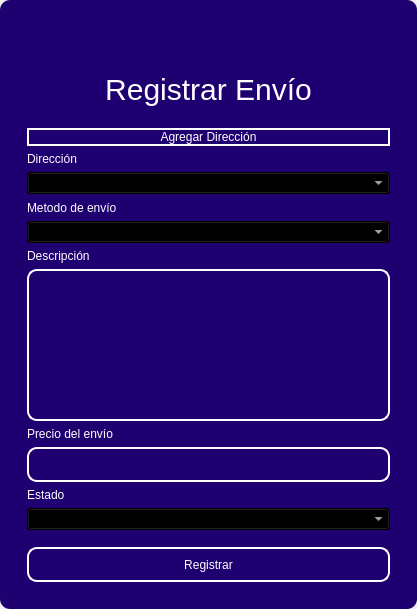
<?xml version="1.0" encoding="UTF-8"?>
<ui version="4.0">
 <class>MainWindow</class>
 <widget class="QMainWindow" name="MainWindow">
  <property name="geometry">
   <rect>
    <x>0</x>
    <y>0</y>
    <width>417</width>
    <height>609</height>
   </rect>
  </property>
  <property name="windowTitle">
   <string>MainWindow</string>
  </property>
  <property name="styleSheet">
   <string notr="true"/>
  </property>
  <widget class="QWidget" name="centralwidget">
   <property name="styleSheet">
    <string notr="true"/>
   </property>
   <layout class="QVBoxLayout" name="verticalLayout">
    <property name="spacing">
     <number>0</number>
    </property>
    <property name="leftMargin">
     <number>0</number>
    </property>
    <property name="topMargin">
     <number>0</number>
    </property>
    <property name="rightMargin">
     <number>0</number>
    </property>
    <property name="bottomMargin">
     <number>0</number>
    </property>
    <item>
     <widget class="QFrame" name="frame">
      <property name="enabled">
       <bool>true</bool>
      </property>
      <property name="styleSheet">
       <string notr="true">QFrame {
	border-radius:10px;
	background-color:#1E0070;
 }
</string>
      </property>
      <property name="frameShape">
       <enum>QFrame::StyledPanel</enum>
      </property>
      <property name="frameShadow">
       <enum>QFrame::Raised</enum>
      </property>
      <layout class="QVBoxLayout" name="verticalLayout_2">
       <item>
        <widget class="QFrame" name="frame_superior">
         <property name="minimumSize">
          <size>
           <width>0</width>
           <height>40</height>
          </size>
         </property>
         <property name="maximumSize">
          <size>
           <width>16777215</width>
           <height>40</height>
          </size>
         </property>
         <property name="styleSheet">
          <string notr="true">QPushButton{
border-radius:18px;
}

QPushButton:hover{
	background-color: rgb(0, 0, 0);
}
</string>
         </property>
         <property name="frameShape">
          <enum>QFrame::StyledPanel</enum>
         </property>
         <property name="frameShadow">
          <enum>QFrame::Raised</enum>
         </property>
         <layout class="QHBoxLayout" name="horizontalLayout_3">
          <property name="spacing">
           <number>4</number>
          </property>
          <property name="leftMargin">
           <number>0</number>
          </property>
          <property name="topMargin">
           <number>0</number>
          </property>
          <property name="rightMargin">
           <number>0</number>
          </property>
          <property name="bottomMargin">
           <number>0</number>
          </property>
          <item>
           <widget class="QPushButton" name="btn_icon">
            <property name="text">
             <string/>
            </property>
            <property name="iconSize">
             <size>
              <width>40</width>
              <height>40</height>
             </size>
            </property>
           </widget>
          </item>
          <item>
           <spacer name="horizontalSpacer_2">
            <property name="orientation">
             <enum>Qt::Horizontal</enum>
            </property>
            <property name="sizeHint" stdset="0">
             <size>
              <width>443</width>
              <height>20</height>
             </size>
            </property>
           </spacer>
          </item>
          <item>
           <widget class="QPushButton" name="bt_minimizar">
            <property name="minimumSize">
             <size>
              <width>38</width>
              <height>38</height>
             </size>
            </property>
            <property name="maximumSize">
             <size>
              <width>38</width>
              <height>38</height>
             </size>
            </property>
            <property name="cursor">
             <cursorShape>PointingHandCursor</cursorShape>
            </property>
            <property name="text">
             <string/>
            </property>
            <property name="icon">
             <iconset>
              <normaloff>image/minus.svg</normaloff>image/minus.svg</iconset>
            </property>
            <property name="iconSize">
             <size>
              <width>38</width>
              <height>38</height>
             </size>
            </property>
           </widget>
          </item>
          <item>
           <widget class="QPushButton" name="bt_maximizar">
            <property name="minimumSize">
             <size>
              <width>38</width>
              <height>38</height>
             </size>
            </property>
            <property name="maximumSize">
             <size>
              <width>38</width>
              <height>38</height>
             </size>
            </property>
            <property name="cursor">
             <cursorShape>PointingHandCursor</cursorShape>
            </property>
            <property name="text">
             <string/>
            </property>
            <property name="icon">
             <iconset>
              <normaloff>image/chevron-up.svg</normaloff>image/chevron-up.svg</iconset>
            </property>
            <property name="iconSize">
             <size>
              <width>38</width>
              <height>38</height>
             </size>
            </property>
           </widget>
          </item>
          <item>
           <widget class="QPushButton" name="bt_restaurar">
            <property name="minimumSize">
             <size>
              <width>38</width>
              <height>38</height>
             </size>
            </property>
            <property name="maximumSize">
             <size>
              <width>38</width>
              <height>38</height>
             </size>
            </property>
            <property name="cursor">
             <cursorShape>PointingHandCursor</cursorShape>
            </property>
            <property name="text">
             <string/>
            </property>
            <property name="icon">
             <iconset>
              <normaloff>image/chevron-down.svg</normaloff>image/chevron-down.svg</iconset>
            </property>
            <property name="iconSize">
             <size>
              <width>38</width>
              <height>38</height>
             </size>
            </property>
           </widget>
          </item>
          <item>
           <widget class="QPushButton" name="bt_cerrar">
            <property name="minimumSize">
             <size>
              <width>38</width>
              <height>38</height>
             </size>
            </property>
            <property name="maximumSize">
             <size>
              <width>38</width>
              <height>38</height>
             </size>
            </property>
            <property name="cursor">
             <cursorShape>PointingHandCursor</cursorShape>
            </property>
            <property name="text">
             <string/>
            </property>
            <property name="icon">
             <iconset>
              <normaloff>image/x.svg</normaloff>image/x.svg</iconset>
            </property>
            <property name="iconSize">
             <size>
              <width>38</width>
              <height>38</height>
             </size>
            </property>
           </widget>
          </item>
         </layout>
        </widget>
       </item>
       <item>
        <widget class="QFrame" name="frame_3">
         <property name="styleSheet">
          <string notr="true">QLabel {
	color: rgb(255, 255, 254);
	font: 12pt &quot;Arial&quot;;
	background-color: rgba(0, 0, 0,0);
}

QTextEdit{
background-color: rgba(0, 0, 0,0);
border-radius:10px; 
font: 12pt &quot;Arial&quot;;
color: rgb(255, 255, 254);
border: 2px solid  rgb(255, 255, 255);

}

QTextEdit:hover{
background-color: rgba(0, 0, 0,0);
border-radius:10px; 
font: 12pt &quot;Arial&quot;;
border: 2px solid  rgb(120, 0, 171);
}

QTextEdit:focus{
background-color: rgb(0, 0, 0);
border-radius:10px; 
font: 12pt &quot;Arial&quot;;
border: 2px solid rgb(120, 0, 171);
}

QLineEdit{
background-color: rgba(0, 0, 0,0);
border-radius:10px; 
font: 12pt &quot;Arial&quot;;
color: rgb(255, 255, 254);
border: 2px solid  rgb(255, 255, 255);

}

QLineEdit:hover{
background-color: rgba(0, 0, 0,0);
border-radius:10px; 
font: 12pt &quot;Arial&quot;;
border: 2px solid  rgb(120, 0, 171);
}

QLineEdit:focus{
background-color: rgb(0, 0, 0);
border-radius:10px; 
font: 12pt &quot;Arial&quot;;
border: 2px solid rgb(120, 0, 171);
}

QCheckBox{
	font: 12pt &quot;Arial&quot;;
	color: rgb(255, 255, 255);
}

QCheckBox::indicator {
    width: 18px;
    height:18px;
}

QCheckBox::indicator:unchecked {
   background-image: url(image/square.svg);
}

QCheckBox::indicator:checked {
   background-image: url(image/check-square.svg);
}

QPushButton{
border-radius:10px; 
font: 12pt &quot;Arial&quot;;
color: rgb(255, 255, 254);
border: 2px solid #ffffff;
}

QPushButton:hover{
border-radius:10px; 
font: 12pt &quot;Arial&quot;;
color: rgb(255, 255, 255);
border: 2px solid rgb(120, 0, 171);
	background-color: rgb(120, 0, 171);
}
</string>
         </property>
         <property name="frameShape">
          <enum>QFrame::StyledPanel</enum>
         </property>
         <property name="frameShadow">
          <enum>QFrame::Raised</enum>
         </property>
         <layout class="QHBoxLayout" name="horizontalLayout_4">
          <item>
           <layout class="QVBoxLayout" name="verticalLayout_4">
            <property name="spacing">
             <number>5</number>
            </property>
            <property name="rightMargin">
             <number>0</number>
            </property>
            <property name="bottomMargin">
             <number>0</number>
            </property>
            <item>
             <widget class="QLabel" name="label_3">
              <property name="minimumSize">
               <size>
                <width>100</width>
                <height>50</height>
               </size>
              </property>
              <property name="styleSheet">
               <string notr="true">font-size: 30px;
color: rgb(255, 255, 255);</string>
              </property>
              <property name="text">
               <string>Registrar Envío</string>
              </property>
              <property name="alignment">
               <set>Qt::AlignCenter</set>
              </property>
             </widget>
            </item>
            <item>
             <widget class="QFrame" name="frame_4">
              <property name="maximumSize">
               <size>
                <width>400</width>
                <height>700</height>
               </size>
              </property>
              <property name="styleSheet">
               <string notr="true">QLabel {
	color: rgb(255, 255, 254);
	font: 12pt &quot;Arial&quot;;
	background-color: rgba(0, 0, 0,0);
}

QTextEdit{
background-color: rgba(0, 0, 0,0);
border-radius:10px; 
font: 12pt &quot;Arial&quot;;
color: rgb(255, 255, 254);
border: 2px solid  rgb(255, 255, 255);

}

QTextEdit:hover{
background-color: rgba(0, 0, 0,0);
border-radius:10px; 
font: 12pt &quot;Arial&quot;;
border: 2px solid  rgb(120, 0, 171);
}

QTextEdit:focus{
background-color: rgb(0, 0, 0);
border-radius:10px; 
font: 12pt &quot;Arial&quot;;
border: 2px solid rgb(120, 0, 171);
}

QLineEdit{
background-color: rgba(0, 0, 0,0);
border-radius:10px; 
font: 12pt &quot;Arial&quot;;
color: rgb(255, 255, 254);
border: 2px solid  rgb(255, 255, 255);

}

QLineEdit:hover{
background-color: rgba(0, 0, 0,0);
border-radius:10px; 
font: 12pt &quot;Arial&quot;;
border: 2px solid  rgb(120, 0, 171);
}

QLineEdit:focus{
background-color: rgb(0, 0, 0);
border-radius:10px; 
font: 12pt &quot;Arial&quot;;
border: 2px solid rgb(120, 0, 171);
}

QCheckBox{
	font: 12pt &quot;Arial&quot;;
	color: rgb(255, 255, 255);
}

QCheckBox::indicator {
    width: 18px;
    height:18px;
}

QCheckBox::indicator:unchecked {
   background-image: url(image/square.svg);
}

QCheckBox::indicator:checked {
   background-image: url(image/check-square.svg);
}

QPushButton{
border-radius:10px; 
font: 12pt &quot;Arial&quot;;
color: rgb(255, 255, 254);
border: 2px solid #ffffff;
}

QPushButton:hover{
border-radius:10px; 
font: 12pt &quot;Arial&quot;;
color: rgb(255, 255, 255);
border: 2px solid rgb(120, 0, 171);
	background-color: rgb(120, 0, 171);
}
</string>
              </property>
              <property name="frameShape">
               <enum>QFrame::StyledPanel</enum>
              </property>
              <property name="frameShadow">
               <enum>QFrame::Raised</enum>
              </property>
              <layout class="QVBoxLayout" name="verticalLayout_3">
               <property name="leftMargin">
                <number>9</number>
               </property>
               <property name="topMargin">
                <number>9</number>
               </property>
               <property name="rightMargin">
                <number>9</number>
               </property>
               <property name="bottomMargin">
                <number>9</number>
               </property>
               <item>
                <spacer name="verticalSpacer_3">
                 <property name="orientation">
                  <enum>Qt::Vertical</enum>
                 </property>
                 <property name="sizeHint" stdset="0">
                  <size>
                   <width>20</width>
                   <height>40</height>
                  </size>
                 </property>
                </spacer>
               </item>
               <item>
                <widget class="QPushButton" name="btn_add_address">
                 <property name="text">
                  <string>Agregar Dirección</string>
                 </property>
                </widget>
               </item>
               <item>
                <spacer name="verticalSpacer_4">
                 <property name="orientation">
                  <enum>Qt::Vertical</enum>
                 </property>
                 <property name="sizeHint" stdset="0">
                  <size>
                   <width>20</width>
                   <height>40</height>
                  </size>
                 </property>
                </spacer>
               </item>
               <item>
                <widget class="QLabel" name="label_8">
                 <property name="text">
                  <string>Dirección</string>
                 </property>
                </widget>
               </item>
               <item>
                <widget class="QComboBox" name="address_combobox">
                 <property name="styleSheet">
                  <string notr="true">background-color: rgb(0, 0, 0);
color: rgb(255, 255, 255);</string>
                 </property>
                </widget>
               </item>
               <item>
                <spacer name="verticalSpacer">
                 <property name="orientation">
                  <enum>Qt::Vertical</enum>
                 </property>
                 <property name="sizeHint" stdset="0">
                  <size>
                   <width>20</width>
                   <height>40</height>
                  </size>
                 </property>
                </spacer>
               </item>
               <item>
                <widget class="QLabel" name="label_4">
                 <property name="text">
                  <string>Metodo de envío</string>
                 </property>
                </widget>
               </item>
               <item>
                <widget class="QComboBox" name="method_combobox">
                 <property name="styleSheet">
                  <string notr="true">background-color: rgb(0, 0, 0);
color: rgb(255, 255, 255);</string>
                 </property>
                </widget>
               </item>
               <item>
                <widget class="QLabel" name="label">
                 <property name="text">
                  <string>Descripción</string>
                 </property>
                </widget>
               </item>
               <item>
                <widget class="QTextEdit" name="descriptiontxt"/>
               </item>
               <item>
                <spacer name="verticalSpacer_6">
                 <property name="orientation">
                  <enum>Qt::Vertical</enum>
                 </property>
                 <property name="sizeHint" stdset="0">
                  <size>
                   <width>20</width>
                   <height>40</height>
                  </size>
                 </property>
                </spacer>
               </item>
               <item>
                <widget class="QLabel" name="label_2">
                 <property name="text">
                  <string>Precio del envío</string>
                 </property>
                </widget>
               </item>
               <item>
                <widget class="QLineEdit" name="budgettxt">
                 <property name="minimumSize">
                  <size>
                   <width>0</width>
                   <height>35</height>
                  </size>
                 </property>
                </widget>
               </item>
               <item>
                <spacer name="verticalSpacer_10">
                 <property name="orientation">
                  <enum>Qt::Vertical</enum>
                 </property>
                 <property name="sizeHint" stdset="0">
                  <size>
                   <width>20</width>
                   <height>40</height>
                  </size>
                 </property>
                </spacer>
               </item>
               <item>
                <widget class="QLabel" name="label_6">
                 <property name="text">
                  <string>Estado</string>
                 </property>
                </widget>
               </item>
               <item>
                <widget class="QComboBox" name="status_combobox">
                 <property name="styleSheet">
                  <string notr="true">background-color: rgb(0, 0, 0);
color: rgb(255, 255, 255);</string>
                 </property>
                </widget>
               </item>
               <item>
                <spacer name="verticalSpacer_9">
                 <property name="orientation">
                  <enum>Qt::Vertical</enum>
                 </property>
                 <property name="sizeHint" stdset="0">
                  <size>
                   <width>20</width>
                   <height>50</height>
                  </size>
                 </property>
                </spacer>
               </item>
               <item>
                <widget class="QPushButton" name="btn_add">
                 <property name="minimumSize">
                  <size>
                   <width>0</width>
                   <height>35</height>
                  </size>
                 </property>
                 <property name="cursor">
                  <cursorShape>PointingHandCursor</cursorShape>
                 </property>
                 <property name="text">
                  <string>Registrar</string>
                 </property>
                </widget>
               </item>
               <item>
                <spacer name="verticalSpacer_7">
                 <property name="orientation">
                  <enum>Qt::Vertical</enum>
                 </property>
                 <property name="sizeHint" stdset="0">
                  <size>
                   <width>20</width>
                   <height>40</height>
                  </size>
                 </property>
                </spacer>
               </item>
               <item>
                <spacer name="verticalSpacer_8">
                 <property name="orientation">
                  <enum>Qt::Vertical</enum>
                 </property>
                 <property name="sizeHint" stdset="0">
                  <size>
                   <width>20</width>
                   <height>40</height>
                  </size>
                 </property>
                </spacer>
               </item>
              </layout>
             </widget>
            </item>
           </layout>
          </item>
         </layout>
        </widget>
       </item>
      </layout>
     </widget>
    </item>
   </layout>
  </widget>
 </widget>
 <resources/>
 <connections/>
</ui>
